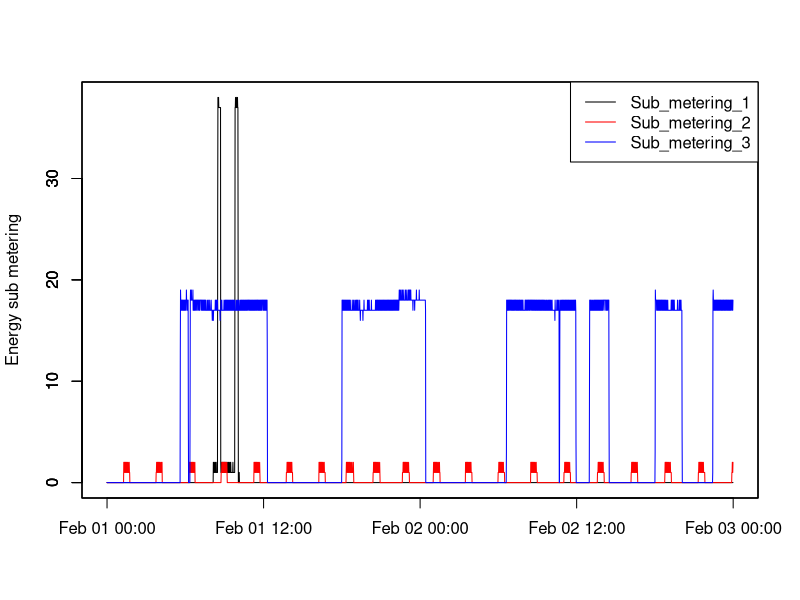

Generate this figure with R:
library(lubridate)
power<-read.csv('household_power_cons_subset_feb1and2_2007.csv')
png(file = "plot3.png",width = 480, height = 480, units = "px")
date_time<-paste(power$Date,power$Time, sep = " ")
posix_date_time<-dmy_hms(date_time)
max<-max(max(power$Sub_metering_1),max(power$Sub_metering_2),max(power$Sub_metering_3))
plot(posix_date_time,power$Sub_metering_1,ylim=c(0,max),xlab='',ylab='',col="black",type='l',xaxt='n')
par(new=T)
plot(posix_date_time,power$Sub_metering_2,ylim=c(0,max),xlab='',ylab='',col="red",type='l',xaxt='n')
par(new=T)
plot(posix_date_time,power$Sub_metering_3,ylim=c(0,max),xlab='',ylab='Energy sub metering',col="blue",type='l')
legend("topright",lty=c(1,1,1),col=c("black","red","blue"),legend=c("Sub_metering_1","Sub_metering_2","Sub_metering_3"))
dev.off()